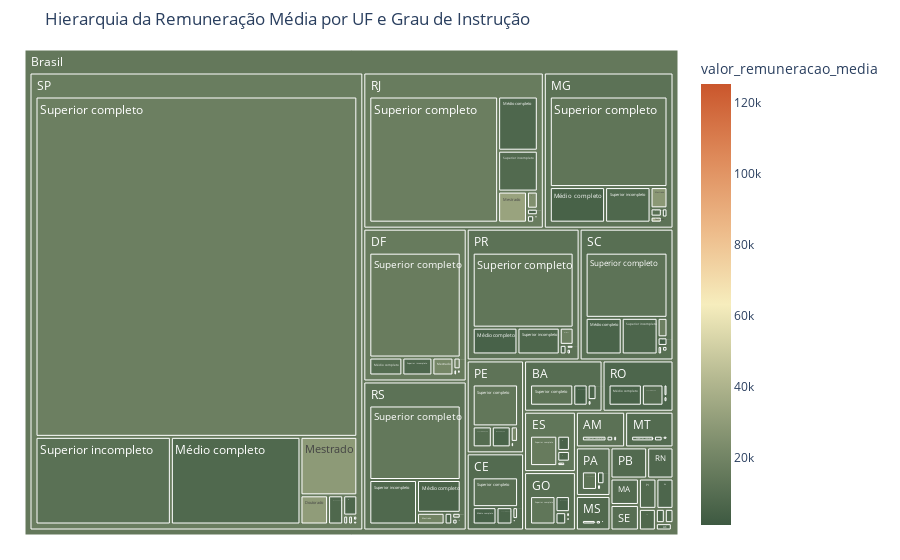

This figure's notebook cell:
### Code cell
fig.update_layout(margin = dict(t=50, l=25, r=25, b=25))

### Figure 1 — Plotly figure (JSON) as saved in the notebook; plotly's stock layout.template omitted (floating-point values rounded to 4 significant figures; data arrays with more than 128 entries replaced by an {"elided": "..."} marker saying what was removed)
{"data": [{"branchvalues": "total", "customdata": {"elided": "330x1 float values"}, "domain": {"x": [0, 1], "y": [0, 1]}, "hovertemplate": "labels=%{label}<br>valor_remuneracao_media_sum=%{value}<br>parent=%{parent}<br>id=%{id}<br>valor_remuneracao_media=%{color}<extra></extra>", "ids": {"elided": "330 str values"}, "labels": {"elided": "330 str values"}, "marker": {"coloraxis": "coloraxis", "colors": {"elided": "330 float values"}}, "name": "", "parents": {"elided": "330 str values"}, "type": "treemap", "values": {"elided": "330 float values"}}], "layout": {"coloraxis": {"colorbar": {"title": {"text": "valor_remuneracao_media"}}, "colorscale": [[0, "rgb(61, 89, 65)"], [0.1667, "rgb(119, 136, 104)"], [0.3333, "rgb(181, 185, 145)"], [0.5, "rgb(246, 237, 189)"], [0.6667, "rgb(237, 187, 138)"], [0.8333, "rgb(222, 138, 90)"], [1, "rgb(202, 86, 44)"]]}, "legend": {"tracegroupgap": 0}, "margin": {"b": 25, "l": 25, "r": 25, "t": 50}, "title": {"text": "Hierarquia da Remuneração Média por UF e Grau de Instrução"}}}
